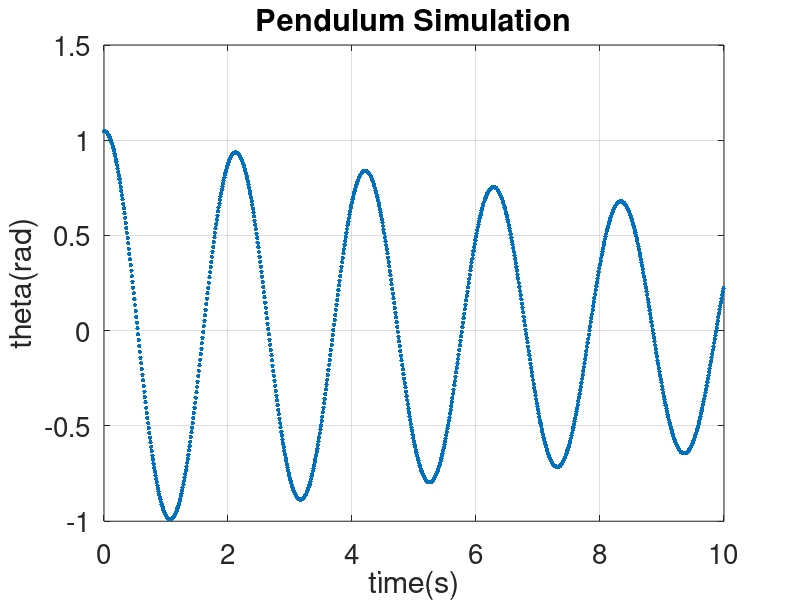

The MATLAB source for this figure:
clear all
clc 
close all
% first DSP lab simulation
% Pendulum motion under friction
% system parameter
m = 0.1;
L = 1;
g = 10;
b = 0.01;
 
% Algorithm 
% Step by step solution
 
h=0.01;
% Initial Condition
 
tht(1)=pi/3;
tht(2)=tht(1);
tme(1)=0;
tme(2)=h;
% Simulation time
 
tmax=10;
N=round(tmax/h);
 
% Simulation loop
d = 1+h*b/m;
alf1 = 1+1/d;
alf2 = -1/d;
bta  = -g*h^2/(L*d);
for n=3:N
    tme(n)=(n-1)*h;
    tht(n)=alf1*tht(n-1)+alf2*tht(n-2)+bta*sin(tht(n-1));
end
plot(tme,tht,'.','MarkerSize',10)
title('Pendulum Simulation','FontSize',25)
xlabel('time(s)','FontSize',18);
ylabel('theta(rad)','FontSize',18);
set(gca,'FontSize',20);
grid on
shg
